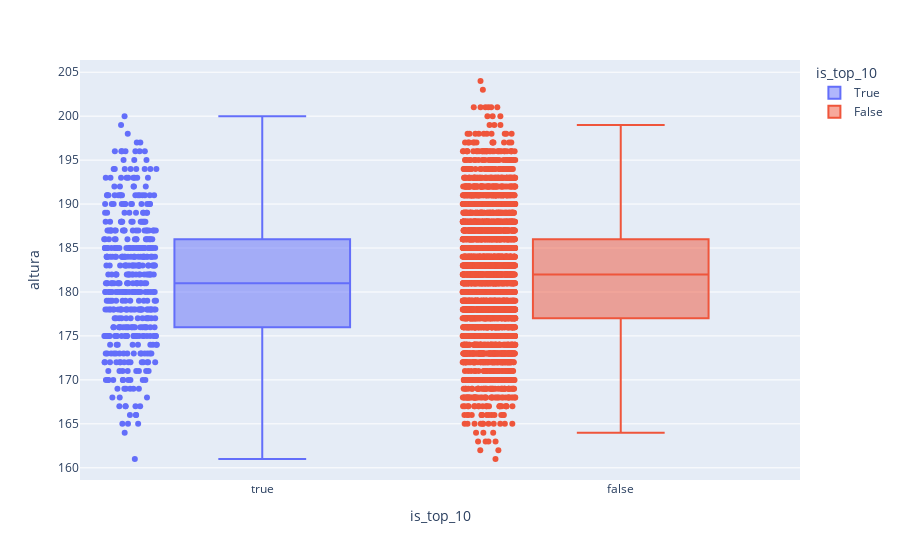

This figure's notebook cell:
### Code cell
# TODO: boxplot de la altura de jugadores top vs no top (px.box)

px.box(
    data_frame= fp_mod,
    x = 'is_top_10',
    y = 'altura',
    color = 'is_top_10',
    points = 'all',
    labels= 'jugador'
)

### Figure 1 — Plotly figure (JSON) as saved in the notebook; plotly's stock layout.template omitted (floating-point values rounded to 4 significant figures; data arrays with more than 128 entries replaced by an {"elided": "..."} marker saying what was removed)
{"data": [{"alignmentgroup": "True", "boxpoints": "all", "hovertemplate": "is_top_10=%{x}<br>altura=%{y}<extra></extra>", "legendgroup": "True", "marker": {"color": "#636efa"}, "name": "True", "notched": false, "offsetgroup": "True", "orientation": "v", "showlegend": true, "type": "box", "x": {"elided": "463 bool values"}, "x0": " ", "xaxis": "x", "y": {"elided": "463 int values"}, "y0": " ", "yaxis": "y"}, {"alignmentgroup": "True", "boxpoints": "all", "hovertemplate": "is_top_10=%{x}<br>altura=%{y}<extra></extra>", "legendgroup": "False", "marker": {"color": "#EF553B"}, "name": "False", "notched": false, "offsetgroup": "False", "orientation": "v", "showlegend": true, "type": "box", "x": {"elided": "4051 bool values"}, "x0": " ", "xaxis": "x", "y": {"elided": "4051 int values"}, "y0": " ", "yaxis": "y"}], "layout": {"boxmode": "overlay", "legend": {"title": {"text": "is_top_10"}, "tracegroupgap": 0}, "margin": {"t": 60}, "xaxis": {"anchor": "y", "categoryarray": [true, false], "categoryorder": "array", "domain": [0, 1], "title": {"text": "is_top_10"}}, "yaxis": {"anchor": "x", "domain": [0, 1], "title": {"text": "altura"}}}}
